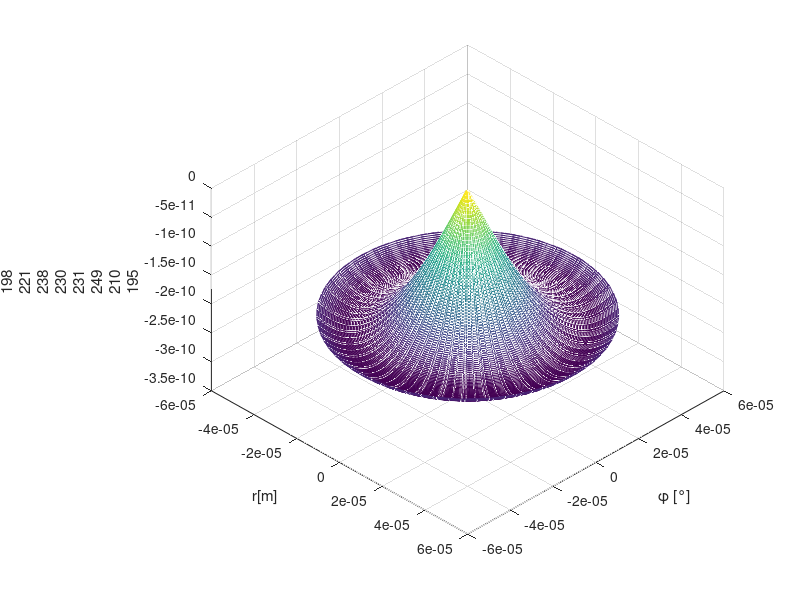

This figure's MATLAB source: (Note: this script raises an error after producing the figure.)
clear all;
clf;

% % % Simulación del modelo de haz de luz
c = 3e8;
eps0 = 8.85* (10^-12); %%Epsilon al vacío
epsr = 4.7; %Permitividad relativa
eps = eps0*epsr;

miu0 = 4*pi*(10^-7);
miur = 1;
miu = miu0*miur;

%%Para el núcleo
a = 50e-6; %radio del núcleo
r = 0 : 0.5e-6 : a; %radio
phi = 0: 0.188: 6*pi;
%%%%%%%%%%%%%%%%%%%%%%%%%%%%%%%%%%%
[PHI1,R1] = meshgrid(phi,r);
v = 1/sqrt(miu*eps);
%%Aplicando las condiciones en frontera para el modo TMnm (Hz=0,fc=)
pnm = [
    2.4 3.8 5.1 6.18;
    5.52 7.01 8.4 9.2;
    8.65 10.17 11.6 13.01;
    11.7 13.3 14.79 16.2
    ];

n = 0;
m = 1;

for n = 1: 4
   for m = 1: 3
       
        fc_TMnm = (pnm(n,m)*v)/(2*pi*a);
        f0 = fc_TMnm + 200e9; %Para f0>fc_TMnm pero f0 < al siguiente modo fcTMnm
        omega = 2*pi*f0;

        lambdac_TMnm = v/(fc_TMnm);
        BetaLambda_TMnm = omega*sqrt(eps*miu)*sqrt(1-((fc_TMnm/f0)^2));
        omegac = 2*pi*fc_TMnm; %Frecuencia de corte (Pasa alto) del modo TM01
        kc = pnm(n,m)/a;
        h_TMnm = kc;
        X_TMnm = h_TMnm.*r;
        z_TMnm = lambdac_TMnm*2; %Multiplos del doble de la longitud de onda, z = 0-5m,0-10m,0-100m (dependiendo)

        t_TMnm = 1;
        coeficiente = (i*n*(f0/fc_TMnm)/kc*a)*sqrt(1-(f0/fc_TMnm)^2);
        for z_TMnm = 1 : 10: 100
            for ind = 1:length(X_TMnm)
                for jnd = 1:length(phi)
                    Hphi_TMnm(ind,jnd) = coeficiente*((((n-1)/X_TMnm(ind))*(besselj((n-1),X_TMnm(ind)))) - (besselj((n),X_TMnm(ind))))*(cos((n-1)*phi(jnd)) + sin((n-1)*phi(jnd))) * exp(i*BetaLambda_TMnm*z_TMnm); 
                end
            end
            [x3,y3,z3] = pol2cart(PHI1,R1,real(Hphi_TMnm));

            mesh(x3,y3,z3);
            view(45,45);
            xlabel('r[m]');
            ylabel('\phi [°]');
            zlabel("H_\phi{TE"+(n-1)+m+"}");
            title("H_\phi{TE"+(n-1)+m+"}, z ="+z_TMnm+"m, t = "+t_TMnm+"s");
            drawnow limitrate;
            pause(0.5);
        end
        figure();
   end
end



